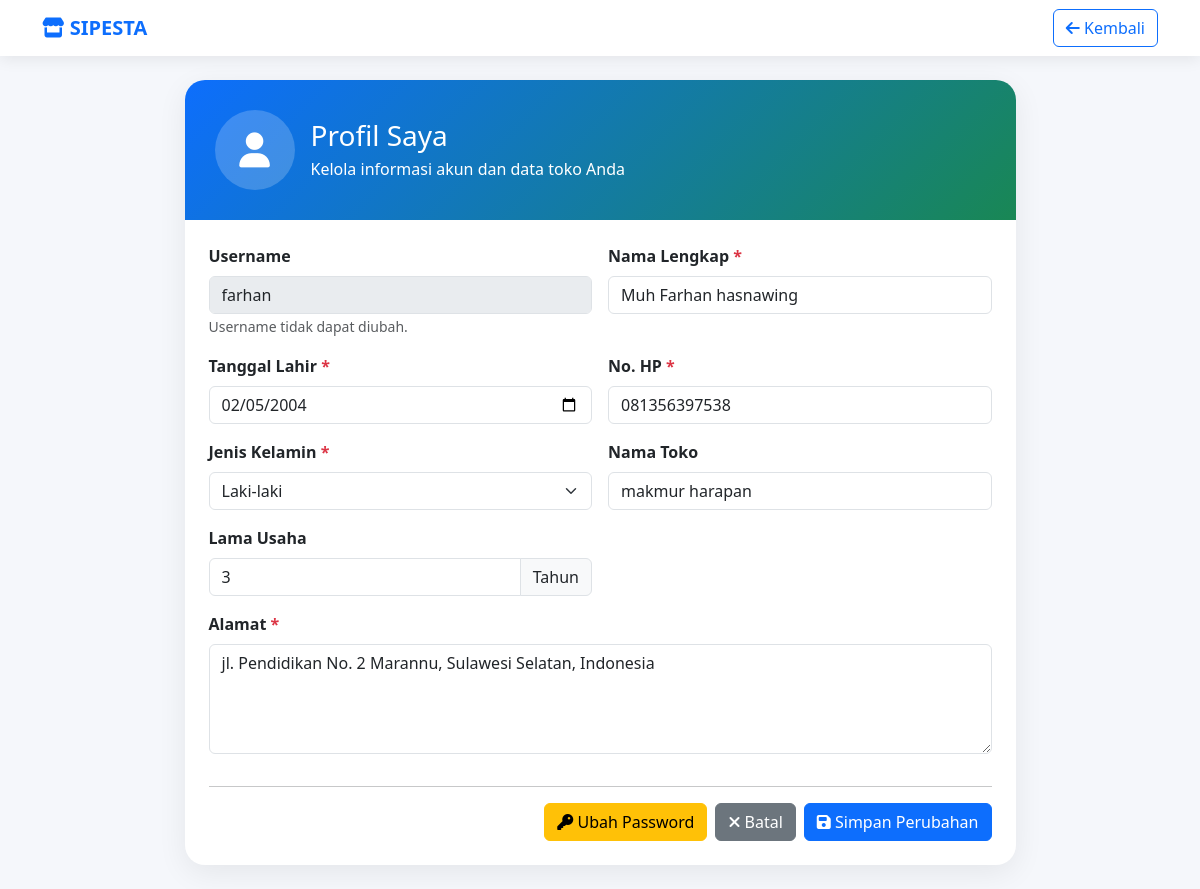
/pembeli/profil.php (signed in), run on the app's committed database.
### tables this page shows
CREATE TABLE `pembeli` (
  `id` int(11) NOT NULL,
  `user_id` int(11) NOT NULL,
  `nama` varchar(100) NOT NULL,
  `tanggal_lahir` date DEFAULT NULL,
  `no_hp` varchar(20) DEFAULT NULL,
  `alamat` text DEFAULT NULL,
  `nama_toko` varchar(150) DEFAULT NULL,
  `jenis_kelamin` enum('Laki-laki','Perempuan') DEFAULT NULL,
  `lama_usaha` int(11) DEFAULT 0,
  `created_at` timestamp NOT NULL DEFAULT current_timestamp(),
  `latitude` decimal(10,8) DEFAULT NULL,
  `longitude` decimal(11,8) DEFAULT NULL
);

CREATE TABLE `users` (
  `id` int(11) NOT NULL,
  `nama` varchar(100) NOT NULL,
  `username` varchar(50) NOT NULL,
  `PASSWORD` varchar(255) NOT NULL,
  `no_hp` varchar(20) DEFAULT NULL,
  `role` enum('admin','penjual','pembeli') NOT NULL,
  `STATUS` enum('aktif','nonaktif') DEFAULT 'aktif',
  `created_at` timestamp NOT NULL DEFAULT current_timestamp()
);

### config/auth.php (called while the page is built, shortened)
<?php
function userId()
{
    return (int)($_SESSION['user_id'] ?? 0);
}

### config/helper.php (called while the page is built, shortened)
<?php
function e($text)
{
    return htmlspecialchars($text ?? '', ENT_QUOTES, 'UTF-8');
}

### pembeli/profil.php (the view, shortened to what this page needs)
<?php
require_once "../config/auth.php";
require_once "../config/database.php";
require_once "../config/helper.php";
$user_id = userId();
$stmt = $conn->prepare("
    SELECT
        p.id,
        p.user_id,
        p.nama,
        p.tanggal_lahir,
        p.no_hp,
        p.alamat,
        p.nama_toko,
        p.jenis_kelamin,
        p.lama_usaha,
        u.username
    FROM pembeli p
    INNER JOIN users u
        ON u.id = p.user_id
    WHERE p.user_id = ?
    LIMIT 1
");
$stmt->bind_param("i", $user_id);
$stmt->execute();
$result = $stmt->get_result();
$pembeli = $result->fetch_assoc();
?>
<!DOCTYPE html>
<html lang="id">
<head>
    <link
        href="https://cdn.jsdelivr.net/npm/bootstrap@5.3.3/dist/css/bootstrap.min.css"
        rel="stylesheet"
    >
    <link
        href="https://cdnjs.cloudflare.com/ajax/libs/font-awesome/6.5.2/css/all.min.css"
        rel="stylesheet"
    >
</head>
<body>
<nav class="navbar navbar-expand-lg bg-white">
    <div class="container">
        <a
            href="index.php"
            class="navbar-brand fw-bold text-primary"
        >
            <i class="fa-solid fa-store"></i>
            SIPESTA
        </a>
        <div class="ms-auto">
            <a
                href="index.php"
                class="btn btn-outline-primary"
            >
                <i class="fa-solid fa-arrow-left"></i>
                Kembali
            </a>
        </div>
    </div>
</nav>
<div class="container py-4">
    <div class="row justify-content-center">
        <div class="col-lg-9">
            <div class="card profile-card">
                <div class="profile-header">
                    <div class="d-flex align-items-center gap-3">
                        <div class="profile-icon">
                            <i class="fa-solid fa-user"></i>
                        </div>
                        <div>
                            <h3 class="mb-1">
                                Profil Saya
                            </h3>
                            <p class="mb-0">
                                Kelola informasi akun dan data toko Anda
                            </p>
                        </div>
                    </div>
                </div>
                <div class="card-body p-4">
                    <form
                        action="proses_profil.php"
                        method="POST"
                    >
                        <div class="row g-3">
                            <div class="col-md-6">
                                <label class="form-label">
                                    Username
                                </label>
                                <input
                                    type="text"
                                    class="form-control"
                                    value="<?= e($pembeli['username']) ?>"
                                    disabled
                                >
                                <small class="text-muted">
                                    Username tidak dapat diubah.
                                </small>
                            </div>
                            <div class="col-md-6">
                                <label class="form-label">
                                    Nama Lengkap
                                    <span class="text-danger">*</span>
                                </label>
                                <input
                                    type="text"
                                    name="nama"
                                    class="form-control"
                                    value="<?= e($pembeli['nama']) ?>"
                                    required
                                >
                            </div>
                            <div class="col-md-6">
                                <label class="form-label">
                                    Tanggal Lahir
                                    <span class="text-danger">*</span>
                                </label>
                                <input
                                    type="date"
                                    name="tanggal_lahir"
                                    class="form-control"
                                    value="<?= e($pembeli['tanggal_lahir']) ?>"
                                    required
                                >
                            </div>
                            <div class="col-md-6">
                                <label class="form-label">
                                    No. HP
                                    <span class="text-danger">*</span>
                                </label>
                                <input
                                    type="text"
                                    name="no_hp"
                                    class="form-control"
                                    value="<?= e($pembeli['no_hp']) ?>"
                                    required
                                >
                            </div>
                            <div class="col-md-6">
                                <label class="form-label">
                                    Jenis Kelamin
                                    <span class="text-danger">*</span>
                                </label>
                                <select
                                    name="jenis_kelamin"
                                    class="form-select"
                                    required
                                >
                                    <option
                                        value="Laki-laki"
                                        <?= $pembeli['jenis_kelamin'] === 'Laki-laki'
                                            ? 'selected'
                                            : '' ?>
                                    >
                                        Laki-laki
                                    </option>
                                </select>
                            </div>
                            <div class="col-md-6">
                                <label class="form-label">
                                    Nama Toko
                                </label>
                                <input
                                    type="text"
                                    name="nama_toko"
                                    class="form-control"
                                    value="<?= e($pembeli['nama_toko']) ?>"
                                >
                            </div>
                            <div class="col-md-6">
                                <label class="form-label">
                                    Lama Usaha
                                </label>
                                <div class="input-group">
                                    <input
                                        type="number"
                                        name="lama_usaha"
                                        class="form-control"
                                        min="0"
                                        value="<?= e($pembeli['lama_usaha']) ?>"
                                    >
                                    <span class="input-group-text">
                                        Tahun
                                    </span>
                                </div>
                            </div>
                            <div class="col-12">
                                <label class="form-label">
                                    Alamat
                                    <span class="text-danger">*</span>
                                </label>
                                <textarea
                                    name="alamat"
                                    class="form-control"
                                    rows="4"
                                    required
                                ><?= e($pembeli['alamat']) ?></textarea>
                            </div>
                            <div class="col-12">
                                <hr>
                                <div class="d-flex justify-content-end gap-2">
                                    <a
                                        href="ubah_password.php"
                                        class="btn btn-warning"
                                    >
                                        <i class="fa-solid fa-key"></i>
                                        Ubah Password
                                    </a>
                                    <a
                                        href="index.php"
                                        class="btn btn-secondary"
                                    >
                                        <i class="fa-solid fa-xmark"></i>
                                        Batal
                                    </a>
                                    <button
                                        type="submit"
                                        class="btn btn-primary"
                                    >
                                        <i class="fa-solid fa-save"></i>
                                        Simpan Perubahan
                                    </button>
                                </div>
                            </div>
                        </div>
                    </form>
                </div>
            </div>
        </div>
    </div>
</div>
</body>
</html>

### pembeli/profil.php (style rules this page uses)
body { background: #f5f7fb; }
.navbar { box-shadow: 0 3px 15px rgba(0,0,0,.08); }
.profile-card { border: none; border-radius: 20px; box-shadow: 0 8px 30px rgba(0,0,0,.07); }
.profile-header { background: linear-gradient( 135deg, #0d6efd, #198754 ); color: white; border-radius: 20px 20px 0 0; padding: 30px; }
.profile-icon { width: 80px; height: 80px; background: rgba(255,255,255,.2); border-radius: 50%; display: flex; align-items: center; justify-content: center; font-size: 35px; }
.form-label { font-weight: 600; }

### data on the page
pembeli: user.username "farhan", nama "Muh Farhan hasnawing", tanggal_lahir "02/05/2004", no_hp "081356397538", jenis_kelamin "Laki-laki", nama_toko "makmur harapan", lama_usaha "3", alamat "jl. Pendidikan No. 2 Marannu, Sulawesi Selatan, Indonesia"
